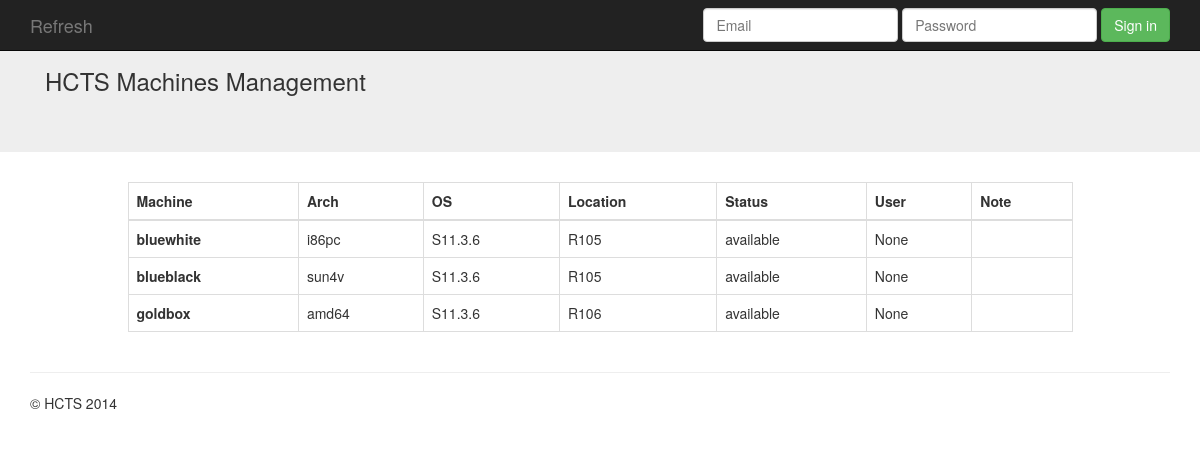
Page /machines/ on the committed database.
### machines/models.py (models this page shows, shortened)
class Machine(models.Model):
    hostname = models.CharField(max_length=50)
    arch     = models.CharField(max_length=50)
    os       = models.CharField(max_length=50)
    location = models.CharField(max_length=20)
    status   = models.CharField(max_length=20)
    note     = models.TextField(null=True, blank=True)
    user     = models.ForeignKey(User, null=True, blank=True)

### machines/views.py (the view)
def mainpage(request):
    machines = Machine.objects.all()
    user = request.user
    return render_to_response('machines/mainpage.html', \
        RequestContext(request, {'user':user, 'machines': machines, }))

### machines/templates/machines/mainpage.html (shortened to what this page needs)
<!DOCTYPE html>
{% load staticfiles %}
<html lang="en">
  <head>
    <link rel="stylesheet" type="text/css" href="{% static 'machines/bootstrap/css/bootstrap.min.css' %}">
  </head>
  <body>
    <div class="navbar navbar-inverse navbar-fixed-top" role="navigation">
      <div class="container">
        <div class="navbar-header">
          <a class="navbar-brand" href="">Refresh</a>
        </div>
        <div class="navbar-collapse collapse">
          {% if user.username == "" %}
          <form class="navbar-form navbar-right" role="form">
            <div class="form-group">
              <input type="text" placeholder="Email" class="form-control">
            </div>
            <div class="form-group">
              <input type="password" placeholder="Password" class="form-control">
            </div>
            <button type="submit" class="btn btn-success">Sign in</button>
          </form>
          {% else %}
          <p>{{ user.username }}</p>
          {% endif %}
        </div>
      </div>
    </div>
    <div class="jumbotron">
      <div class="container">
        <h3>HCTS Machines Management</h3>
      </div>
    </div>
    <div class="container">
      <div class="row">
        <div class="col-md-1">
        </div>
        <div class="col-md-10">
          <table class="table table-bordered">
            <thead>
              <tr>
                <th>Machine</th>
                <th>Arch</th>
                <th>OS</th>
                <th>Location</th>
                <th>Status</th>
                <th>User</th>
                <th>Note</th>
              </tr>
            </thead>
            <tbody>
              {% for m in machines %}
              <tr>
                <td><b>{{ m.hostname }}</b></td>
                <td>{{ m.arch }}</td>
                <td>{{ m.os }}</td>
                <td>{{ m.location }}</td>
                <td>{{ m.status }}</td>
                <td>{{ m.user }}</td>
                <td>{{ m.note }}</td>
              </tr>
              {% endfor %}
            </tbody>
          </table>
        </div>
        <div class="col-md-1">
        </div>
      </div>
      <hr>
      <footer>
        <p>&copy; HCTS 2014</p>
      </footer>
    </div>
  </body>
</html>

### rows in the picture
Machine: hostname "bluewhite", arch "i86pc", os "S11.3.6", location "R105", status "available", user "None"
Machine: hostname "blueblack", arch "sun4v", os "S11.3.6", location "R105", status "available", user "None"
Machine: hostname "goldbox", arch "amd64", os "S11.3.6", location "R106", status "available", user "None"
